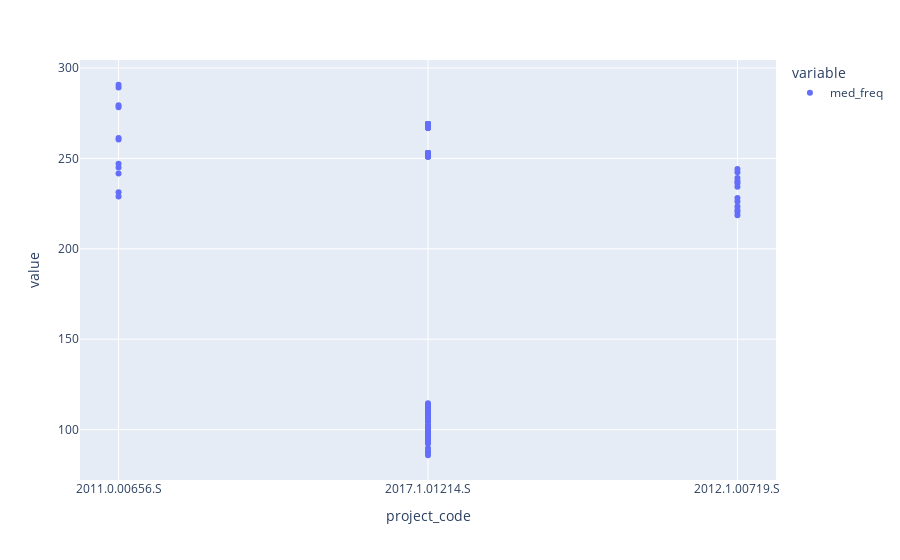

Write notebook code for a chart like this one.
### Code cell
fig = px.scatter(measurements.loc[list(q4_comp.index.values)].med_freq)
#fig.add_trace(px.scatter(measurements.loc['2017.1.01247.S'].med_freq).data[0])
fig
